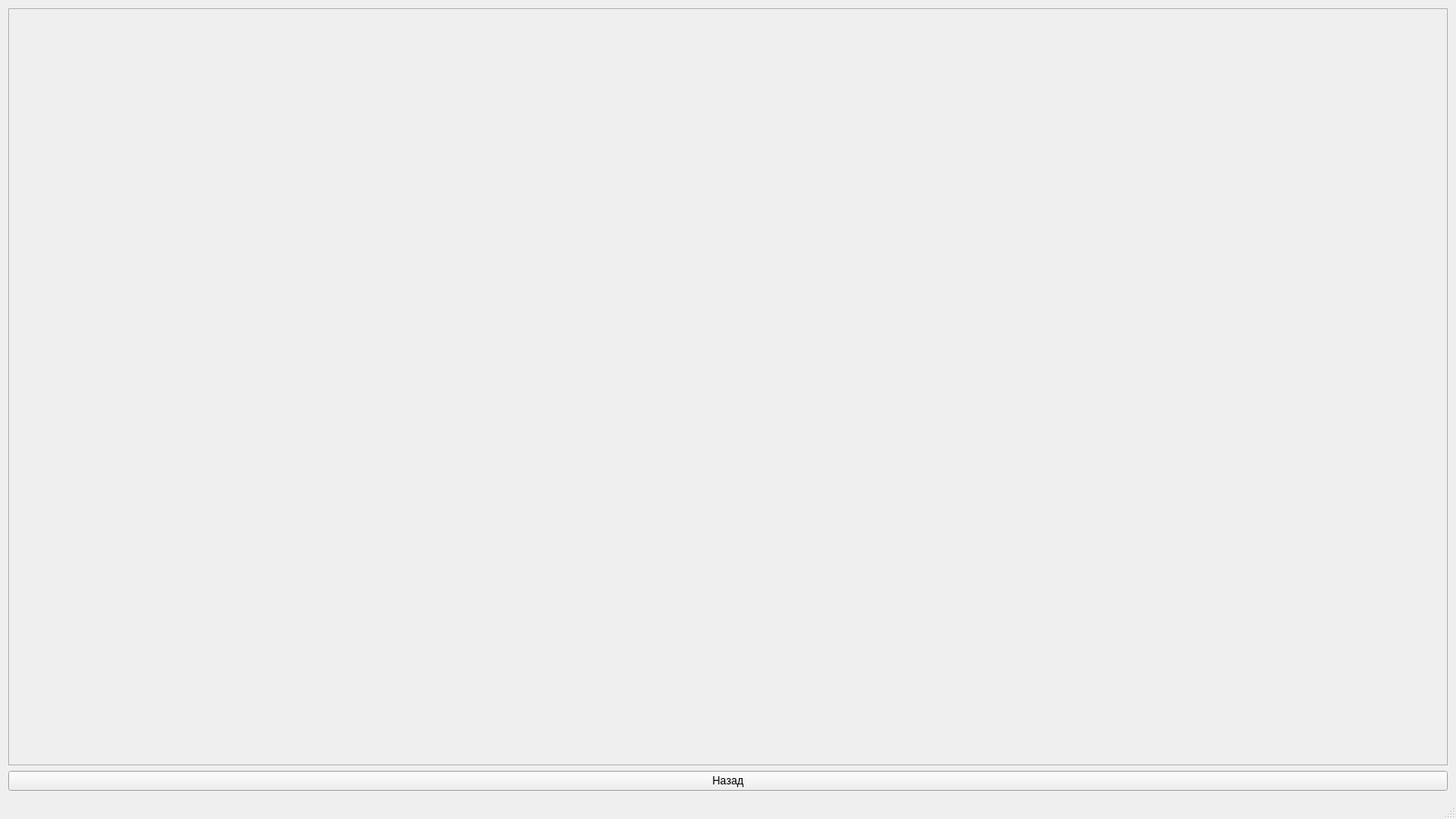
<?xml version="1.0" encoding="UTF-8"?>
<ui version="4.0">
 <class>SecondMod3</class>
 <widget class="QMainWindow" name="SecondMod3">
  <property name="geometry">
   <rect>
    <x>0</x>
    <y>0</y>
    <width>1600</width>
    <height>900</height>
   </rect>
  </property>
  <property name="windowTitle">
   <string>MainWindow</string>
  </property>
  <widget class="QWidget" name="centralwidget">
   <layout class="QVBoxLayout" name="verticalLayout">
    <item>
     <widget class="QScrollArea" name="scrollArea">
      <property name="widgetResizable">
       <bool>true</bool>
      </property>
      <widget class="QWidget" name="scrollAreaWidgetContents">
       <property name="geometry">
        <rect>
         <x>0</x>
         <y>0</y>
         <width>1586</width>
         <height>828</height>
        </rect>
       </property>
      </widget>
     </widget>
    </item>
    <item>
     <widget class="QPushButton" name="pushButton">
      <property name="text">
       <string>Назад</string>
      </property>
     </widget>
    </item>
   </layout>
  </widget>
  <widget class="QMenuBar" name="menubar">
   <property name="geometry">
    <rect>
     <x>0</x>
     <y>0</y>
     <width>1600</width>
     <height>18</height>
    </rect>
   </property>
  </widget>
  <widget class="QStatusBar" name="statusbar"/>
 </widget>
 <resources/>
 <connections/>
</ui>
